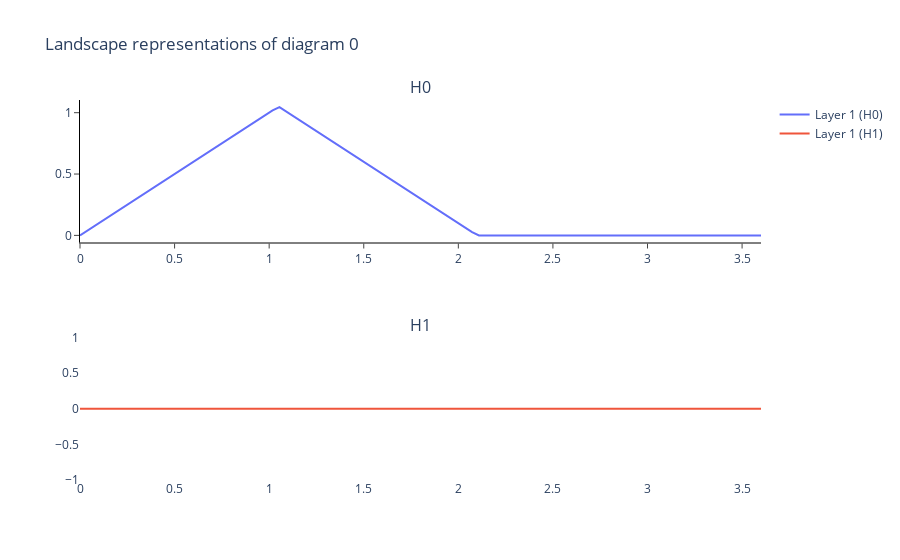

Write notebook code for a chart like this one.
### Code cell
pl.plot(landscapes, sample = 0)
